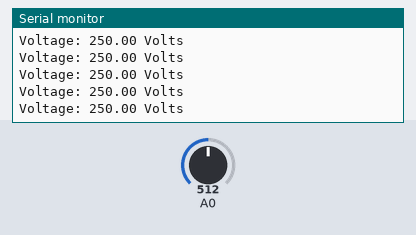
A sketch run on a simulated Arduino Uno, built with avr-gcc and run on an emulated ATmega328P. Shown: the last lines printed to the serial monitor. The inputs (shaded band) are chosen by the test bench; at power-on: A0 = 512.

Above: at 5.9 s.
6.0 s: A0 set to 220
At 6.25 s:
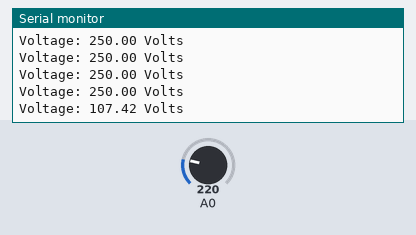
9.0 s: A0 set to 192
At 9.12 s:
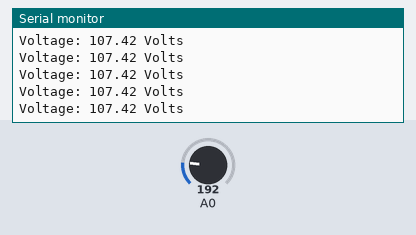
Timing chart, 0 to 12.0 s (numbered marks = the images above; inputs shaded):
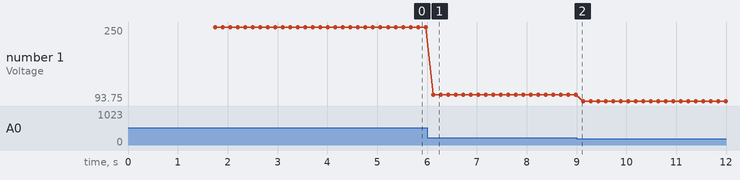

The sketch:

voltmeter.ino
```cpp
void setup() {
  // put your setup code here, to run once:
  Serial.begin(9600);
  Serial.println("Welcome to your new realm of electroincs!");
  for(int i = 0; i < 15; i++){
    Serial.print("=");
    delay(50);
    }
  delay(1000);

}

void loop() {
  // put your main code here, to run repeatedly:

  int input_voltage = analogRead(A0);
  float voltage = (input_voltage * 5.0)/1024.0;

  voltage *= 100;

  Serial.print("Voltage: ");
  Serial.print(voltage);
  Serial.println(" Volts");

  delay(150);

}
```

Measured:
- after the input at 6.0 s, the serial monitor: prints a new line after 0.12 s (image 1)
- plotted number 1: 250 → 107.42 after the input at 6.0 s, 107.42 → 93.75 after the input at 9.0 s
